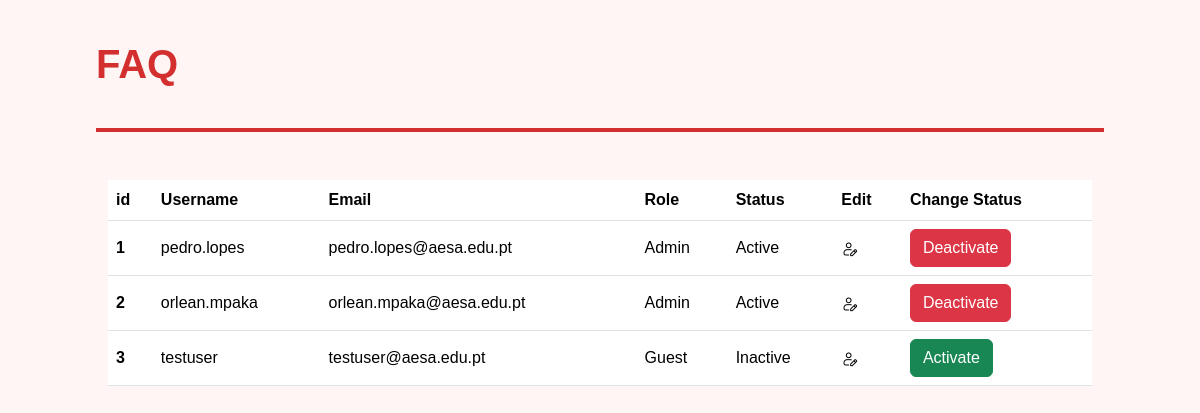
Screenshot of /menu_users (signed in) with the database file from the repository.
### tables this page shows
CREATE TABLE users (
        id_user INTEGER PRIMARY KEY AUTOINCREMENT,
        username TEXT NOT NULL UNIQUE,
        email TEXT NOT NULL UNIQUE,
        password_hash TEXT NOT NULL,
        role TEXT NOT NULL DEFAULT 'guest' CHECK(role IN ('admin', 'moderator', 'guest')), 
        id_status INTEGER DEFAULT 1,
        id_role INTEGER DEFAULT 2,
        FOREIGN KEY (id_status) REFERENCES status(id_status),
        FOREIGN KEY (id_role) REFERENCES roles(id_role));

CREATE TABLE status (
        id_status INTEGER PRIMARY KEY AUTOINCREMENT,
        status_name TEXT NOT NULL);

### app.py (the view)
@app.route('/menu_users', methods=['GET', 'POST'])
@login_required
def menu_users():
    def get_users_for_edit():
        with sqlite3.connect('FAQHealth.db') as conn:
            cursor = conn.cursor()
            cursor.execute('''
            SELECT id_user, username, email, r.id_role, u.id_status, s.status_name
            FROM users u
            JOIN status s ON s.id_status = u.id_status
            JOIN roles r ON r.id_role = u.id_role''')
            return cursor.fetchall()
    users = get_users_for_edit()
    return render_template('menu_users.html', users=users)

### app.py (called while the page is built)
@login_manager.user_loader
def load_user(user_id):
    userData = get_user_by_id(int(user_id))
    if userData:
        return User(id=userData[0], username=userData[1])
    return None

### dbqueries.py (called while the page is built)
def get_user_by_id(user_id):
    with sqlite3.connect(DBFILE) as conn:
        cursor = conn.cursor()
        cursor.execute('SELECT id_user, username, email FROM users WHERE id_user = ?', (user_id,))
        return cursor.fetchone()

### templates/menu_users.html (shortened to what this page needs)
<!DOCTYPE html>
<html lang="en">
<head>
  <link href="https://cdn.jsdelivr.net/npm/bootstrap@5.3.3/dist/css/bootstrap.min.css" rel="stylesheet">
  <link rel="stylesheet" href="static/css/style-home.css">
</head>
<body style="margin: 0 6rem;">
  <nav class="nav-bar">
    <a href="{{ url_for('home') }}" class="logo-link">
      <h2 class="logo" style="margin: 0">FAQ</h2>
    </a>
  </nav>
  <div class="container mt-5">
    <table class="table align-middle">
      <thead>
        <tr>
          <th scope="col">id</th>
          <th scope="col">Username</th>
          <th scope="col">Email</th>
          <th scope="col">Role</th>
          <th scope="col">Status</th>
          <th scope="col">Edit</th>
          <th scope="col">Change Status</th>
        </tr>
      </thead>
      <tbody>
        {% for id_user, username, email, role, id_status, status_name in users %}
        <tr>
          <th scope="row">{{ id_user }}</th>
          <td>{{ username }}</td>
          <td>{{ email }}</td>
          <td>
            {% if role == 1 %}Admin{% elif role == 2 %}Guest{% else %}{{ role }}{% endif %}
          </td>
          <td id="status-text-{{ id_user }}">{{ status_name }}</td>
          <td>
            <button type="button" class="btn btn-link p-0 edit-user-btn"
                    data-bs-toggle="modal"
                    data-bs-target="#modalUpdateUser"
                    data-user-id="{{ id_user }}"
                    data-username="{{ username }}"
                    data-email="{{ email }}"
                    data-role="{{ role }}">
              <img src="static/edit-icon.png" alt="Edit user icon" width="16" height="16">
            </button>
          </td>
          <td>
            <button class="btn toggle-status-btn {% if id_status == 1 %}btn-danger{% else %}btn-success{% endif %}"
                    data-user-id="{{ id_user }}"
                    data-next-status="{% if id_status == 1 %}2{% else %}1{% endif %}">
                {% if id_status == 1 %}Deactivate{% else %}Activate{% endif %}
            </button>
          </td>
        </tr>
        {% endfor %}
      </tbody>
    </table>
  </div>
</body>
</html>

### static/css/style-home.css (style rules this page uses)
:root { --health-red: #D32F2F; --soft-bg: #FFF5F5; --mental-purple: #7B1FA2; --sexuality-pink: #E91E63; --addictive-orange: #EF6C00; --nutrition-green: #2E7D32; --hygiene-blue: #03A9F4; --sleep-navy: #1A237E; }
body { background-color: var(--soft-bg); font-family: 'Plus Jakarta Sans', sans-serif; color: #222; margin: 0; }
.nav-bar { grid-column: 1 / 9; display: flex; justify-content: space-between; align-items: center; padding: 40px 0; border-bottom: 4px solid var(--health-red); }
.logo { font-weight: 800; color: var(--health-red); font-size: 2.5rem; }
.logo-link { text-decoration: none; color: inherit; cursor: pointer; }

### rows the page displays
users: id_user "1", username "pedro.lopes", email "pedro.lopes@aesa.edu.pt", shows "Admin", status_name "Active", shows "Deactivate"
users: id_user "2", username "orlean.mpaka", email "orlean.mpaka@aesa.edu.pt", shows "Admin", status_name "Active", shows "Deactivate"
users: id_user "3", username "testuser", email "testuser@aesa.edu.pt", shows "Guest", status_name "Inactive", shows "Activate"
